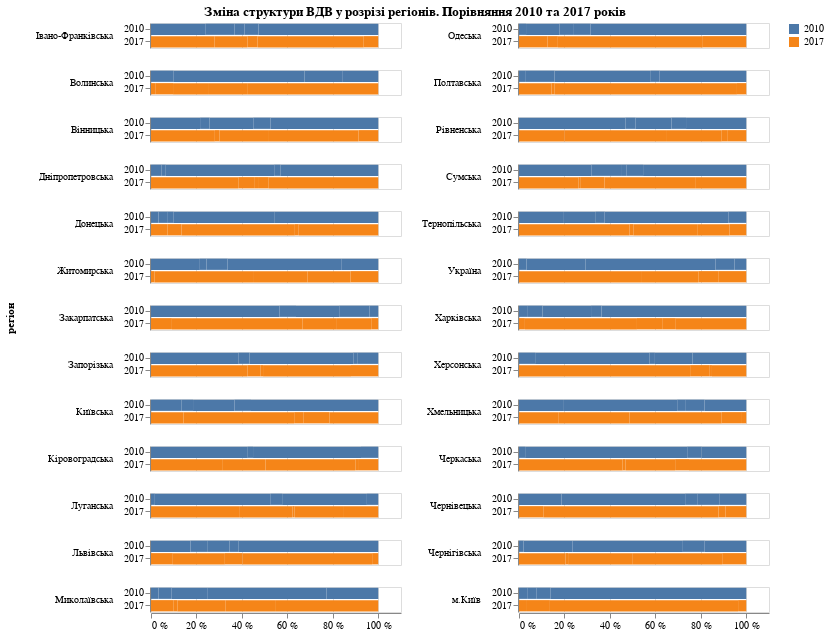

The cell this chart's notebook holds for it:
### Code cell
input_dropdown = alt.binding_select(options=['сільське господарство','промисловість','будівництво', "послуги", "державне управління"], name='Сфера ')
selection = alt.selection_single(fields=['category'], bind=input_dropdown)


part_1 = alt.Chart(df_1).mark_bar().encode(
    y=alt.Y('year:N', title=""),
    x=alt.X('value:Q', title="", axis=alt.Axis(labelExpr="datum.value + ' %'")),
    color=alt.Color('year:N', title=""),
    row=alt.Row('region:N', title="регіон",  header=alt.Header(labelAngle=0, labelAlign='left'))
).add_selection(
    selection
).transform_filter(
    selection
).properties(
    width=250,
    height=25
)

part_2 = alt.Chart(df_2).mark_bar().encode(
    y=alt.Y('year:N', title=""),
    x=alt.X('value:Q', title="", axis=alt.Axis(labelExpr="datum.value + ' %'")),
    color=alt.Color('year:N', title=""),
    row=alt.Row('region:N', title="",  header=alt.Header(labelAngle=0, labelAlign='left'))
).add_selection(
    selection
).transform_filter(
    selection
).properties(
    width=250,
    height=25
)


alt.hconcat(part_1, part_2).properties(title = alt.TitleParams(
        text = 'Зміна структури ВДВ у розрізі регіонів. Порівняння 2010 та 2017 років',
        anchor = "middle"
    ),)

### Figure 1 — Vega-Lite specification as saved in the notebook (floating-point values rounded to 4 significant figures; data arrays with more than 128 entries replaced by an {"elided": "..."} marker saying what was removed)
{"config": {"view": {"continuousWidth": 400, "continuousHeight": 300}}, "hconcat": [{"data": {"name": "data-cc74b51eb0093a29715558bfc2c77b27"}, "mark": "bar", "encoding": {"color": {"type": "nominal", "field": "year", "title": ""}, "row": {"type": "nominal", "field": "region", "header": {"labelAlign": "left", "labelAngle": 0}, "title": "регіон"}, "x": {"type": "quantitative", "axis": {"labelExpr": "datum.value + ' %'"}, "field": "value", "title": ""}, "y": {"type": "nominal", "field": "year", "title": ""}}, "height": 25, "selection": {"selector002": {"type": "single", "fields": ["category"], "bind": {"input": "select", "options": ["сільське господарство", "промисловість", "будівництво", "послуги", "державне управління"], "name": "Сфера "}}}, "transform": [{"filter": {"selection": "selector002"}}], "width": 250}, {"data": {"name": "data-f6efd771e860fd5cc213aa5df3e05121"}, "mark": "bar", "encoding": {"color": {"type": "nominal", "field": "year", "title": ""}, "row": {"type": "nominal", "field": "region", "header": {"labelAlign": "left", "labelAngle": 0}, "title": ""}, "x": {"type": "quantitative", "axis": {"labelExpr": "datum.value + ' %'"}, "field": "value", "title": ""}, "y": {"type": "nominal", "field": "year", "title": ""}}, "height": 25, "selection": {"selector002": {"type": "single", "fields": ["category"], "bind": {"input": "select", "options": ["сільське господарство", "промисловість", "будівництво", "послуги", "державне управління"], "name": "Сфера "}}}, "transform": [{"filter": {"selection": "selector002"}}], "width": 250}], "title": {"text": "Зміна структури ВДВ у розрізі регіонів. Порівняння 2010 та 2017 років", "anchor": "middle"}, "$schema": "https://vega.github.io/schema/vega-lite/v4.8.1.json", "datasets": {"data-cc74b51eb0093a29715558bfc2c77b27": {"elided": "130 records"}, "data-f6efd771e860fd5cc213aa5df3e05121": {"elided": "130 records"}}}
